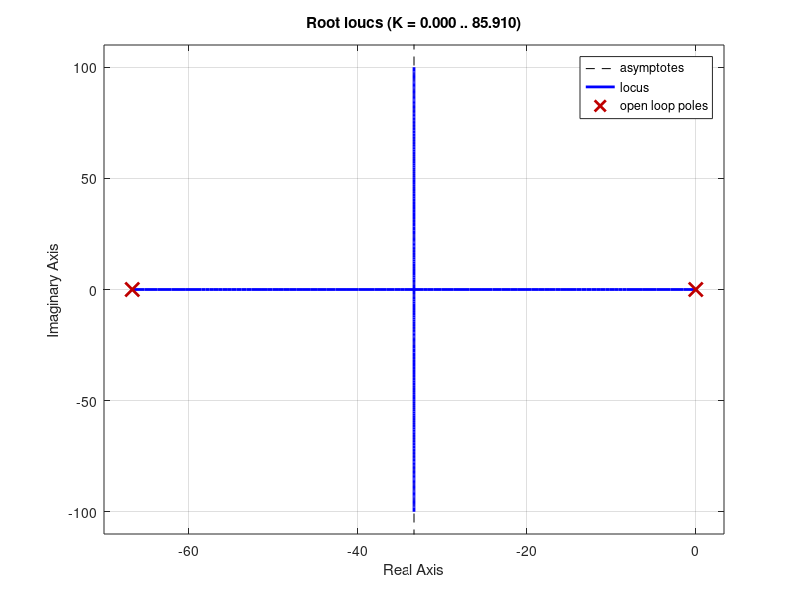

The MATLAB source for this figure:
clear;close all
s=tf('s');
sys=44.4/(0.015*s+1)/100/s;
Gc=4.3694;
rlocus(Gc*sys)
% Kp=3.344;
% Td=0.0485;
% Gc=Kp*(1+Td*s);